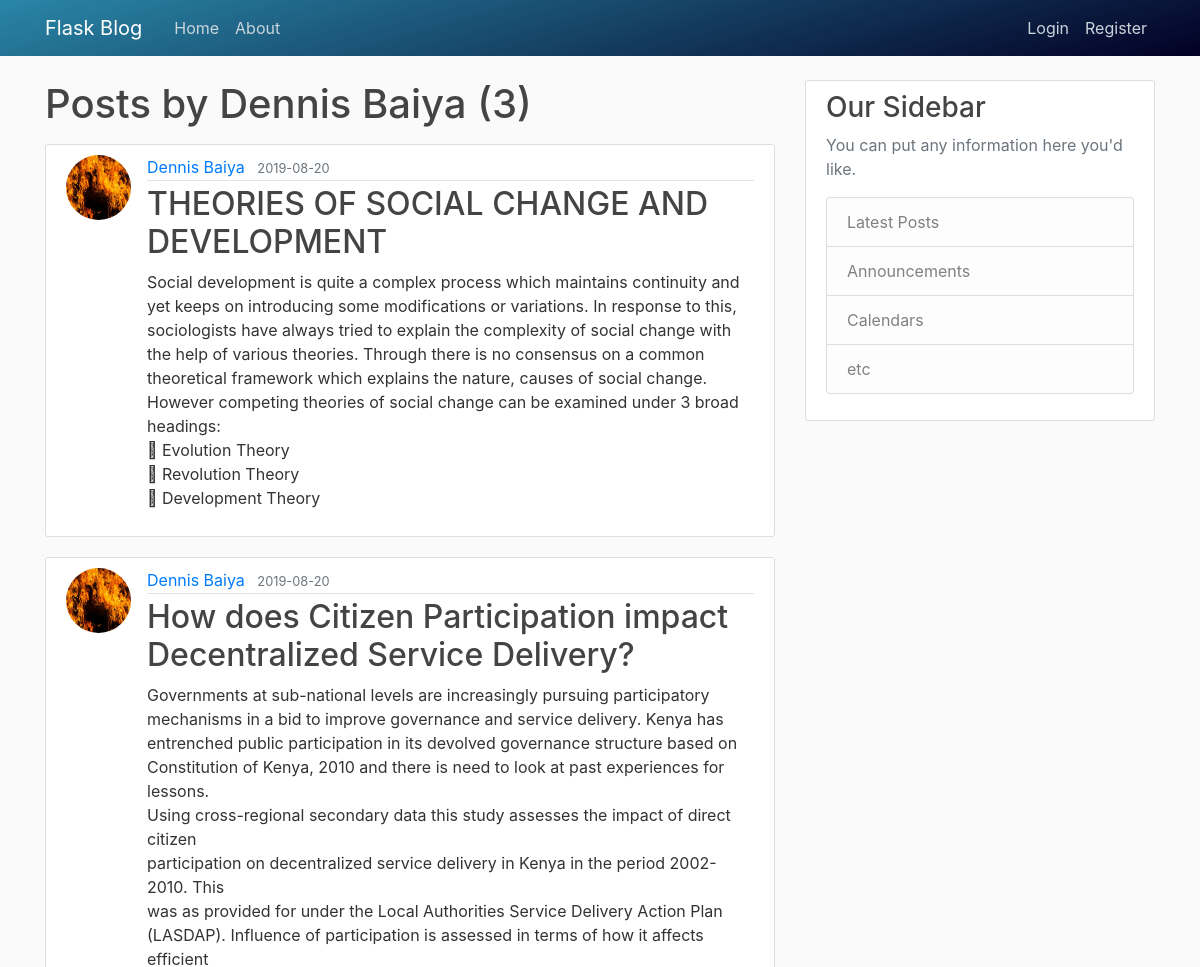
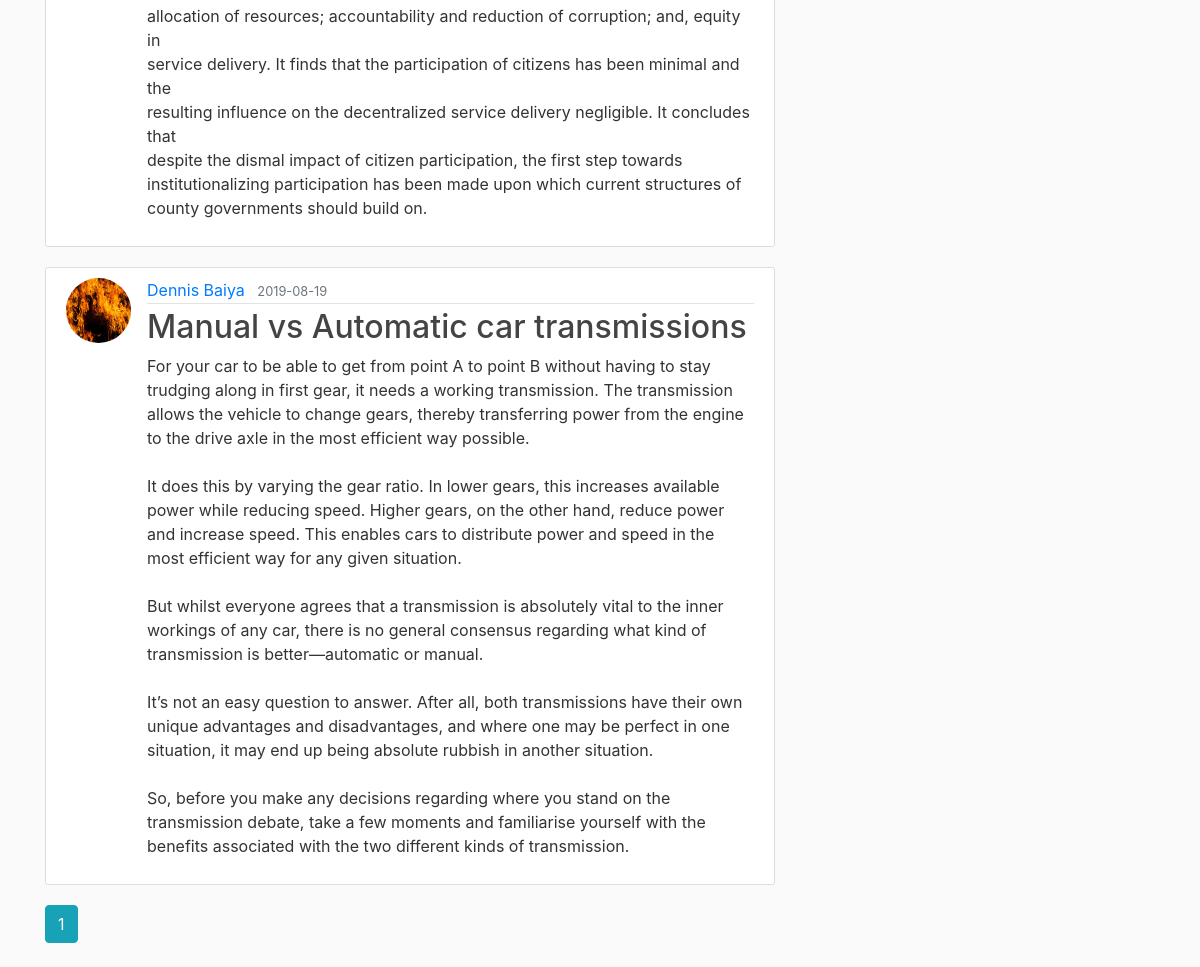
The app's page /user/Dennis Baiya with its own data (2 pictures, top to bottom).
### blog_post/models.py (models this page shows, shortened)
class User(db.Model, UserMixin):
    id = db.Column(db.Integer, primary_key=True)
    username = db.Column(db.String(20), unique=True, nullable=False)
    email = db.Column(db.String(120), unique=True, nullable=False)
    image_file = db.Column(db.String(20), nullable=False,
                           default='default.jpg')
    password = db.Column(db.String(60), nullable=False)
    posts = db.relationship('Post', backref='author', lazy=True)

class Post(db.Model):
    id = db.Column(db.Integer, primary_key=True)
    title = db.Column(db.String(100), nullable=False)
    date_posted = db.Column(db.DateTime, nullable=False,
                            default=datetime.utcnow)
    content = db.Column(db.Text, nullable=False)
    user_id = db.Column(db.Integer, db.ForeignKey('user.id'), nullable=False)

### blog_post/users/routes.py (the view)
@users.route('/user/<string:username>')
def user_posts(username):
    page = request.args.get('page', 1, type=int)
    user = User.query.filter_by(username=username).first_or_404()
    posts = Post.query.filter_by(author=user).order_by(
        Post.date_posted.desc()).paginate(page=page, per_page=3)
    return render_template("user_posts.html", posts=posts, user=user)

### blog_post/templates/user_posts.html (shortened to what this page needs)
{% extends 'base.html' %}
{% block content %}
    <h1 class="mb-3">Posts by {{ user.username }} ({{ posts.total }})</h1>
    {% for post in posts.items %}
        <article class="media content-section">
            <img class="rounded-circle article-img" src="{{ url_for('static', filename='profile_pics/' + post.author.image_file) }}" alt="">
            <div class="media-body">
                <div class="article-metadata">
                    <a class="mr-2" href="{{url_for('users.user_posts', username=post.author.username)}}">{{ post.author.username }}</a>
                    <small class="text-muted">{{ post.date_posted.strftime('%Y-%m-%d')}}</small>
                </div>
                <h2><a class="article-title" href="{{url_for('posts.post', post_id=post.id)}}">{{ post.title }}</a></h2>
                <p class="article-content">{{ post.content }}</p>
            </div>
        </article>
    {% endfor %}
    {% for page_num in posts.iter_pages(left_edge=1, right_edge=1, left_current=1, right_current=2) %}
        {% if page_num %}
            {% if posts.page == page_num %}
                <a class="btn btn-info mb-4" href="{{ url_for('users.user_posts', username=user.username,  page=page_num) }}">{{ page_num }}</a>
            {% else %}
                <a class="btn btn-outline-info mb-4" href="{{ url_for('users.user_posts', username=user.username, page=page_num) }}">{{ page_num }}</a>
            {% endif %}
        {% endif %}
    {% endfor %}
{% endblock content%}

### blog_post/static/main.css (style rules this page uses)
body { background: #fafafa; color: #333333; margin-top: 5rem; }
h1, h2, h3, h4, h5, h6 { color: #444444; }
.content-section { background: #ffffff; padding: 10px 20px; border: 1px solid #dddddd; border-radius: 3px; margin-bottom: 20px; }
.article-title { color: #444444; }
.article-content { white-space: pre-line; }
.article-img { height: 65px; width: 65px; margin-right: 16px; }
.article-metadata { padding-bottom: 1px; margin-bottom: 4px; border-bottom: 1px solid #e3e3e3 }

### records on screen
User: username "Dennis Baiya"
Post: image_file (picture), author.username "Dennis Baiya", date_posted "2019-08-20", title "THEORIES OF SOCIAL CHANGE AND DEVELOPMENT", content "Social development is quite a complex process which maintains continuity and yet keeps on introducing some modifications or variations. In response to this, sociologists have always tried to explain the complexity of social change with the help of various theories. Through there is no consensus on a common theoretical framework which explains the nature, causes of social change. However competing theories of social change can be examined under 3 broad headings:  Evolution Theory  Revolution Theory  Development Theory"
Post: image_file (picture), author.username "Dennis Baiya", date_posted "2019-08-20", title "How does Citizen Participation impact Decentralized Service Delivery?", content "Governments at sub-national levels are increasingly pursuing participatory mechanisms in a bid to improve governance and service delivery. Kenya has entrenched public participation in its devolved governance structure based on Constitution of Kenya, 2010 and there is need to look at past experiences for lessons. Using cross-regional secondary data this study assesses the impact of direct citizen participation on decentralized service delivery in Kenya in the period 2002-2010. This was as provided for under the Local Authorities Service Delivery Action Plan (LASDAP). Influence of participation is assessed in terms of how it affects efficient allocation of resources; accountability and…"
Post: image_file (picture), author.username "Dennis Baiya", date_posted "2019-08-19", title "Manual vs Automatic car transmissions", content "For your car to be able to get from point A to point B without having to stay trudging along in first gear, it needs a working transmission. The transmission allows the vehicle to change gears, thereby transferring power from the engine to the drive axle in the most efficient way possible. It does this by varying the gear ratio. In lower gears, this increases available power while reducing speed. Higher gears, on the other hand, reduce power and increase speed. This enables cars to distribute power and speed in the most efficient way for any given situation. But whilst everyone agrees that a transmission is absolutely vital to the inner workings of any car, there is no general consensus…"

### other values on screen
{{ posts.total }} "3"
{{ page_num }} "1"
